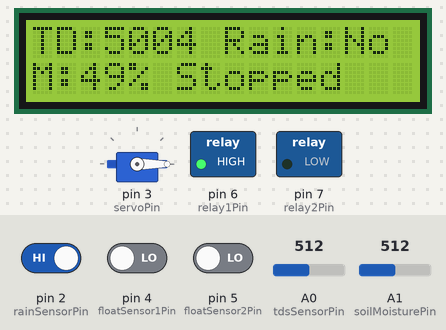
The sketch below on a simulated Arduino Uno, built with avr-gcc and run on an emulated ATmega328P. Shown: 16×2 character LCD, servo, switched loads named in the sketch (green lamp = pin HIGH). The test bench sets the inputs (shaded band); at power-on: A1 (soilMoisturePin) = 512, A0 (tdsSensorPin) = 512, pin 2 (rainSensorPin) HIGH, pin 4 (floatSensor1Pin) LOW, pin 5 (floatSensor2Pin) LOW. What the sketch prints to the serial monitor is not drawn.

Above: at 3.2 s.
3.3 s: A1 (soilMoisturePin) set to 602
At 5.3 s:
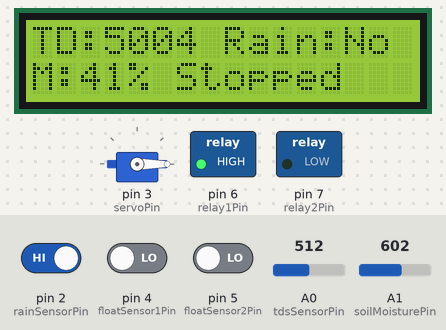
5.6 s: A1 (soilMoisturePin) set to 632
At 7.0 s:
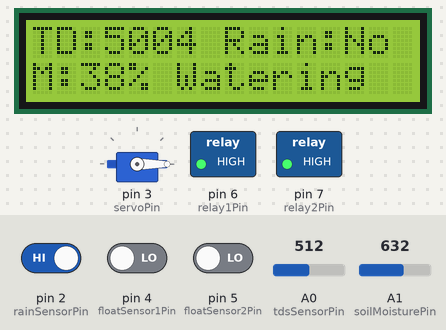
7.7 s: A0 (tdsSensorPin) set to 107
At 9.5 s:
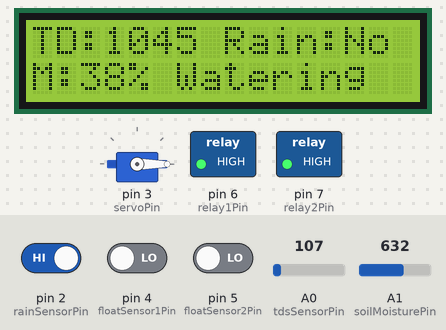
9.8 s: A0 (tdsSensorPin) set to 93
At 11.1 s:
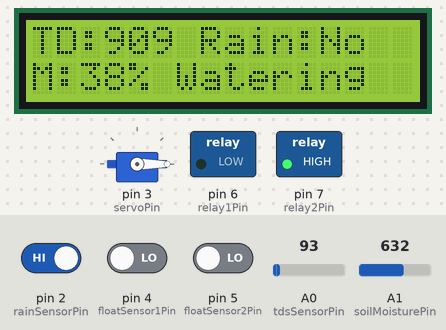
11.8 s: pin 2 (rainSensorPin) driven LOW
At 13.6 s:
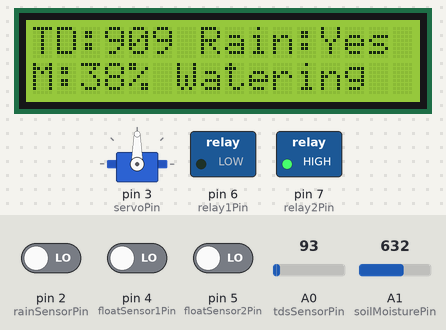
13.9 s: A1 (soilMoisturePin) set to 421
At 15.1 s:
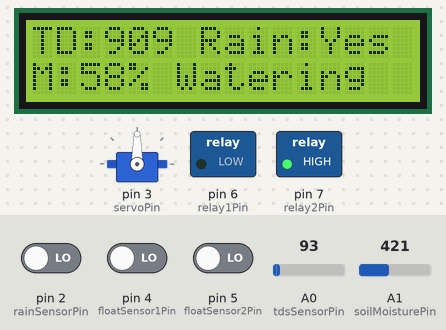
15.9 s: A1 (soilMoisturePin) set to 398
Timing chart, 0 to 18.9 s (numbered marks = the images above; inputs shaded):
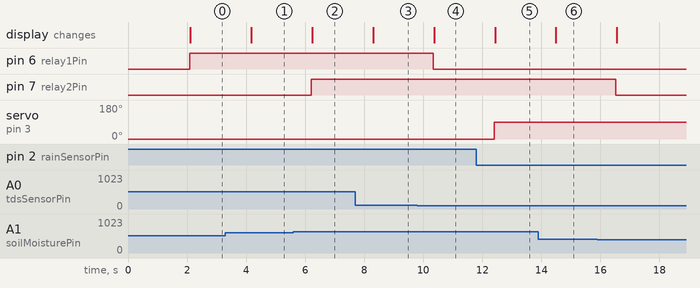

The sketch:

code.ino
```cpp
#include <LiquidCrystal_I2C.h>
#include <Servo.h>

// Сенсорлар мен пиндер
const int rainSensorPin = 2;
const int floatSensor1Pin = 4;
const int floatSensor2Pin = 5;
const int tdsSensorPin = A0;
const int soilMoisturePin = A1; // Пин датчика влажности
const int relay1Pin = 6;
const int relay2Pin = 7;
const int servoPin = 3;

// Компоненттер
LiquidCrystal_I2C lcd(0x27, 16, 2);
Servo myServo;

bool isRaining = false;
bool watering = false;

void setup() {
  Serial.begin(9600); // Инициализация связи с компьютером
  lcd.init();
  lcd.backlight();

  pinMode(rainSensorPin, INPUT);
  pinMode(floatSensor1Pin, INPUT);
  pinMode(floatSensor2Pin, INPUT);
  pinMode(relay1Pin, OUTPUT);
  pinMode(relay2Pin, OUTPUT);

  myServo.attach(servoPin);
  myServo.write(0);

  lcd.setCursor(0, 0);
  lcd.print("Smart Irrigation");
  delay(2000);
  lcd.clear();
}

void loop() {
  // 1. Оқу (Чтение данных)
  int rainValue = digitalRead(rainSensorPin);
  int float1 = digitalRead(floatSensor1Pin);
  int float2 = digitalRead(floatSensor2Pin);
  int tdsValue = analogRead(tdsSensorPin);
  int soilValue = analogRead(soilMoisturePin);

  float tds_ppm = tdsValue * (5.0 / 1023.0) * 2000.0;
  float moisturePercent = map(soilValue, 1023, 0, 0, 100); // Расчет влажности в %

  // --- ВЫВОД В МОНИТОР ПОРТА (ТОЛЬКО ВЛАЖНОСТЬ) ---
  Serial.print("Soil Moisture: ");
  Serial.print(moisturePercent);
  Serial.println("%");

  // 2. Логика жаңбыр (Дождь)
  if (rainValue == LOW) {
    isRaining = true;
    myServo.write(90);
  } else {
    isRaining = false;
    myServo.write(0);
  }

  // 3. Судың сапасы (Качество воды)
  if (tds_ppm > 1000) {
    digitalWrite(relay1Pin, HIGH);
    if (float2 == HIGH) {
      digitalWrite(relay1Pin, LOW);
    }
  } else {
    digitalWrite(relay1Pin, LOW);
  }

  // 4. Суару (Полив)
  if (moisturePercent < 40) {
    digitalWrite(relay2Pin, HIGH);
    watering = true;
  } else if (moisturePercent >= 60) {
    digitalWrite(relay2Pin, LOW);
    watering = false;
  }

  // 5. LCD ақпарат (Вывод на дисплей)
  lcd.setCursor(0, 0);
  lcd.print("TD:");
  lcd.print((int)tds_ppm);
  lcd.print(" Rain:");
  lcd.print(isRaining ? "Yes " : "No  ");

  lcd.setCursor(0, 1);
  lcd.print("M:");
  lcd.print((int)moisturePercent);
  lcd.print("% ");
  lcd.print(watering ? "Watering " : "Stopped  ");

delay(1000); // задержка на 5 минут
}
```

Measured:
- the behaviour switches between 613 and 614 on A1 (soilMoisturePin) (found by bisection; images 1 and 2)
- the behaviour switches between 103 and 102 on A0 (tdsSensorPin) (found by bisection; images 3 and 4)
- after the input at 3.3 s, the display: changes after 0.88 s (image 1)
- after the input at 5.6 s, pin 7 (relay2Pin): LOW → HIGH after 0.61 s; the display: changes after 0.64 s (image 2)
- after the input at 7.7 s, the display: changes after 0.61 s (image 3)
- after the input at 9.8 s, pin 6 (relay1Pin): HIGH → LOW after 0.54 s; the display: changes after 0.57 s (image 4)
- after the input at 11.8 s, servo on pin 3 (servoPin): 0° → 90° after 0.60 s; the display: changes after 0.63 s (image 5)
- after the input at 13.9 s, the display: changes after 0.60 s (image 6)
- after the input at 15.9 s, pin 7 (relay2Pin): HIGH → LOW after 0.63 s
